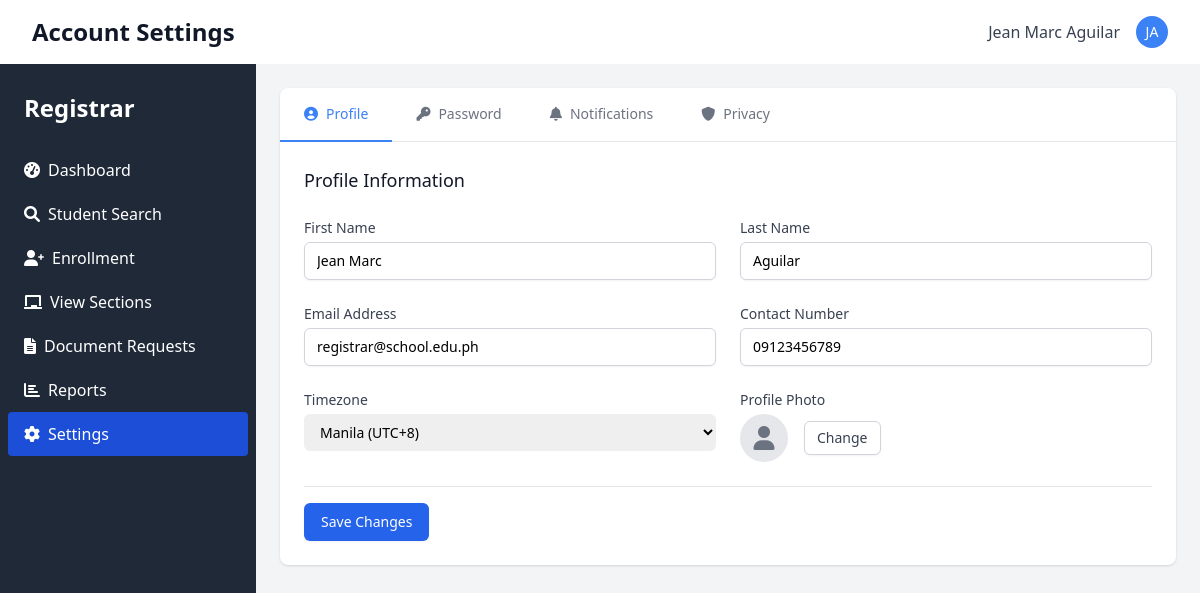
The app's page /registrar/settings.php (signed in) with its own data.
### tables this page shows
CREATE TABLE `registrars` (
  `id` int(11) NOT NULL,
  `user_id` int(11) NOT NULL,
  `registrar_id` varchar(20) NOT NULL,
  `first_name` varchar(50) NOT NULL,
  `last_name` varchar(50) NOT NULL,
  `contact_number` varchar(20) DEFAULT NULL,
  `created_at` timestamp NOT NULL DEFAULT current_timestamp(),
  `updated_at` timestamp NOT NULL DEFAULT current_timestamp() ON UPDATE current_timestamp()
);

CREATE TABLE `users` (
  `id` int(11) NOT NULL,
  `username` varchar(50) NOT NULL,
  `email` varchar(100) NOT NULL,
  `password` varchar(255) NOT NULL,
  `role` enum('admin','registrar','teacher','student') NOT NULL,
  `is_teacher` tinyint(1) DEFAULT 0,
  `is_active` tinyint(1) NOT NULL DEFAULT 1,
  `last_login` datetime DEFAULT NULL,
  `created_at` timestamp NOT NULL DEFAULT current_timestamp(),
  `updated_at` timestamp NOT NULL DEFAULT current_timestamp() ON UPDATE current_timestamp()
);

### registrar/settings.php (the view, shortened to what this page needs)
<?php
$database = new Database();
$pdo = $database->getConnection('registrar');
$registrar_id = $_SESSION['user_id'];
$registrar = [
    'user_id' => $registrar_id,
    'first_name' => 'Registrar',
    'last_name' => 'User',
    'email' => '',
    'contact_number' => '',
    'profile_image' => '',
    'notification_preferences' => 'email',
    'timezone' => 'Asia/Manila'
];
$form_errors = [];
if (empty($registrar['email'])) {
    try {
        $stmt = $pdo->prepare("SELECT r.*, u.email FROM registrars r JOIN users u ON r.user_id = u.id WHERE r.user_id = ?");
        $stmt->execute([$registrar_id]);
        $db_registrar = $stmt->fetch(PDO::FETCH_ASSOC);
        if ($db_registrar) {
            $registrar = array_merge($registrar, $db_registrar);
        }
    } catch (PDOException $e) {
        error_log("Error fetching registrar data: " . $e->getMessage());
    }
}
$initials = '';
if (!empty($registrar['first_name']) && !empty($registrar['last_name'])) {
    $initials = strtoupper(substr($registrar['first_name'], 0, 1) . substr($registrar['last_name'], 0, 1));
} elseif (!empty($registrar['first_name'])) {
    $initials = strtoupper(substr($registrar['first_name'], 0, 2));
} elseif (!empty($_SESSION['username'])) {
    $initials = strtoupper(substr($_SESSION['username'], 0, 2));
} else {
    $initials = 'RU';
}
$timezones = [
    'Asia/Manila' => 'Manila (UTC+8)',
    'Asia/Singapore' => 'Singapore (UTC+8)',
    'Asia/Tokyo' => 'Tokyo (UTC+9)',
    'Asia/Seoul' => 'Seoul (UTC+9)',
    'Asia/Shanghai' => 'Shanghai (UTC+8)',
    'America/New_York' => 'New York (UTC-5/-4)',
    'America/Los_Angeles' => 'Los Angeles (UTC-8/-7)',
    'Europe/London' => 'London (UTC+0/+1)',
    'Europe/Paris' => 'Paris (UTC+1/+2)',
    'Australia/Sydney' => 'Sydney (UTC+10/+11)'
];
?>
<!DOCTYPE html>
<html lang="en">
<head>
    <script src="https://cdn.tailwindcss.com"></script>
    <link href="https://cdnjs.cloudflare.com/ajax/libs/font-awesome/6.0.0-beta3/css/all.min.css" rel="stylesheet">
</head>
<body class="bg-gray-100">
    <header class="bg-white shadow">
        <div class="max-w-7xl mx-auto px-4 py-4 sm:px-6 lg:px-8 flex justify-between items-center">
            <h1 class="text-2xl font-bold text-gray-900">Account Settings</h1>
            <div class="flex items-center space-x-4">
                <span class="text-gray-700"><?php echo htmlspecialchars($registrar['first_name'] . ' ' . $registrar['last_name']); ?></span>
                <div class="relative">
                    <button id="user-menu" class="flex items-center text-sm rounded-full focus:outline-none" aria-expanded="false">
                        <div class="h-8 w-8 rounded-full bg-blue-500 text-white flex items-center justify-center">
                            <?php echo $initials; ?>
                        </div>
                    </button>
                </div>
            </div>
        </div>
    </header>
    <div class="flex h-screen bg-gray-100">
        <div class="bg-gray-800 text-white w-64 space-y-6 py-7 px-2 absolute inset-y-0 left-0 transform -translate-x-full md:relative md:translate-x-0 transition duration-200 ease-in-out">
            <div class="flex items-center space-x-2 px-4">
                <span class="text-2xl font-extrabold">Registrar</span>
            </div>
            <nav>
                <a href="dashboard.php" class="block py-2.5 px-4 rounded transition duration-200 hover:bg-gray-700">
                    <i class="fas fa-tachometer-alt mr-2"></i>Dashboard
                </a>
                <a href="student_search.php" class="block py-2.5 px-4 rounded transition duration-200 hover:bg-gray-700">
                    <i class="fas fa-search mr-2"></i>Student Search
                </a>
                <a href="enrollment.php" class="block py-2.5 px-4 rounded transition duration-200 hover:bg-gray-700">
                    <i class="fas fa-user-plus mr-2"></i>Enrollment
                </a>
                <a href="view_sections.php" class="block py-2.5 px-4 rounded transition duration-200 hover:bg-gray-700">
                    <i class="fas fa-chalkboard mr-2"></i>View Sections
                </a>
                <a href="documents.php" class="block py-2.5 px-4 rounded transition duration-200 hover:bg-gray-700">
                    <i class="fas fa-file-alt mr-2"></i>Document Requests
                </a>
                <a href="reports.php" class="block py-2.5 px-4 rounded transition duration-200 hover:bg-gray-700">
                    <i class="fas fa-chart-bar mr-2"></i>Reports
                </a>
                <a href="settings.php" class="block py-2.5 px-4 rounded transition duration-200 bg-blue-700 hover:bg-blue-600">
                    <i class="fas fa-cog mr-2"></i>Settings
                </a>
            </nav>
        </div>
        <div class="flex-1 flex flex-col overflow-hidden">
            <main class="flex-1 overflow-x-hidden overflow-y-auto bg-gray-100 p-6">
                <div class="bg-white shadow rounded-lg overflow-hidden">
                    <div class="border-b border-gray-200">
                        <nav class="flex -mb-px">
                            <button onclick="openTab(event, 'profile-tab')" class="nav-tab py-4 px-6 text-sm font-medium text-gray-500 hover:text-gray-700 whitespace-nowrap active">
                                <i class="fas fa-user-circle mr-2"></i>Profile
                            </button>
                            <button onclick="openTab(event, 'password-tab')" class="nav-tab py-4 px-6 text-sm font-medium text-gray-500 hover:text-gray-700 whitespace-nowrap">
                                <i class="fas fa-key mr-2"></i>Password
                            </button>
                            <button onclick="openTab(event, 'notifications-tab')" class="nav-tab py-4 px-6 text-sm font-medium text-gray-500 hover:text-gray-700 whitespace-nowrap">
                                <i class="fas fa-bell mr-2"></i>Notifications
                            </button>
                            <button onclick="openTab(event, 'privacy-tab')" class="nav-tab py-4 px-6 text-sm font-medium text-gray-500 hover:text-gray-700 whitespace-nowrap">
                                <i class="fas fa-shield-alt mr-2"></i>Privacy
                            </button>
                        </nav>
                    </div>
                    <div id="profile-tab" class="tab-content p-6 active">
                        <h2 class="text-lg font-medium text-gray-900 mb-6">Profile Information</h2>
                        <form method="POST" action="" class="space-y-6">
                            <div class="grid grid-cols-1 md:grid-cols-2 gap-6">
                                <div>
                                    <label for="first_name" class="block text-sm font-medium text-gray-700">First Name</label>
                                    <input type="text" id="first_name" name="first_name" value="<?php echo htmlspecialchars($registrar['first_name']); ?>" class="mt-1 block w-full border border-gray-300 rounded-md shadow-sm py-2 px-3 focus:outline-none focus:ring-blue-500 focus:border-blue-500 sm:text-sm <?php echo isset($form_errors['first_name']) ? 'border-red-300' : ''; ?>">
                                </div>
                                <div>
                                    <label for="last_name" class="block text-sm font-medium text-gray-700">Last Name</label>
                                    <input type="text" id="last_name" name="last_name" value="<?php echo htmlspecialchars($registrar['last_name']); ?>" class="mt-1 block w-full border border-gray-300 rounded-md shadow-sm py-2 px-3 focus:outline-none focus:ring-blue-500 focus:border-blue-500 sm:text-sm <?php echo isset($form_errors['last_name']) ? 'border-red-300' : ''; ?>">
                                </div>
                            </div>
                            <div class="grid grid-cols-1 md:grid-cols-2 gap-6">
                                <div>
                                    <label for="email" class="block text-sm font-medium text-gray-700">Email Address</label>
                                    <input type="email" id="email" name="email" value="<?php echo htmlspecialchars($registrar['email']); ?>" class="mt-1 block w-full border border-gray-300 rounded-md shadow-sm py-2 px-3 focus:outline-none focus:ring-blue-500 focus:border-blue-500 sm:text-sm <?php echo isset($form_errors['email']) ? 'border-red-300' : ''; ?>">
                                </div>
                                <div>
                                    <label for="contact_number" class="block text-sm font-medium text-gray-700">Contact Number</label>
                                    <input type="tel" id="contact_number" name="contact_number" value="<?php echo htmlspecialchars($registrar['contact_number'] ?? ''); ?>" class="mt-1 block w-full border border-gray-300 rounded-md shadow-sm py-2 px-3 focus:outline-none focus:ring-blue-500 focus:border-blue-500 sm:text-sm">
                                </div>
                            </div>
                            <div class="grid grid-cols-1 md:grid-cols-2 gap-6">
                                <div>
                                    <label for="timezone" class="block text-sm font-medium text-gray-700">Timezone</label>
                                    <select id="timezone" name="timezone" class="mt-1 block w-full pl-3 pr-10 py-2 text-base border-gray-300 focus:outline-none focus:ring-blue-500 focus:border-blue-500 sm:text-sm rounded-md">
                                        <?php foreach ($timezones as $tz => $label): ?>
                                            <option value="<?php echo $tz; ?>" <?php echo ($registrar['timezone'] ?? 'Asia/Manila') === $tz ? 'selected' : ''; ?>><?php echo $label; ?></option>
                                        <?php endforeach; ?>
                                    </select>
                                </div>
                                <div class="flex items-end">
                                    <div class="w-full">
                                        <label class="block text-sm font-medium text-gray-700">Profile Photo</label>
                                        <div class="mt-1 flex items-center">
                                            <div class="h-12 w-12 rounded-full bg-gray-200 overflow-hidden flex items-center justify-center text-gray-500">
                                                <?php if (!empty($registrar['profile_image'])): ?>
                                                    <img src="<?php echo htmlspecialchars($registrar['profile_image']); ?>" alt="Profile" class="h-full w-full object-cover">
                                                <?php else: ?>
                                                    <i class="fas fa-user text-2xl"></i>
                                                <?php endif; ?>
                                            </div>
                                            <button type="button" class="ml-4 bg-white py-2 px-3 border border-gray-300 rounded-md shadow-sm text-sm leading-4 font-medium text-gray-700 hover:bg-gray-50 focus:outline-none focus:ring-2 focus:ring-offset-2 focus:ring-blue-500">
                                                Change
                                            </button>
                                        </div>
                                    </div>
                                </div>
                            </div>
                            <div class="pt-4 border-t border-gray-200">
                                <button type="submit" name="update_profile" class="inline-flex justify-center py-2 px-4 border border-transparent shadow-sm text-sm font-medium rounded-md text-white bg-blue-600 hover:bg-blue-700 focus:outline-none focus:ring-2 focus:ring-offset-2 focus:ring-blue-500">
                                    Save Changes
                                </button>
                            </div>
                        </form>
                    </div>
                </div>
            </main>
        </div>
    </div>
</body>
</html>

### registrar/settings.php (style rules this page uses)
.tab-content { display: none; }
.tab-content.active { display: block; }
.nav-tab { border-bottom: 2px solid transparent; }
.nav-tab.active { border-bottom-color: #3b82f6; color: #3b82f6; }

### records on screen
registrars: first_name+last_name "Jean Marc Aguilar", initials "JA", first_name "Jean Marc", last_name "Aguilar", contact_number "09123456789"
users: email "registrar@school.edu.ph"

### other values on screen
form field timezone "Manila (UTC+8)"
